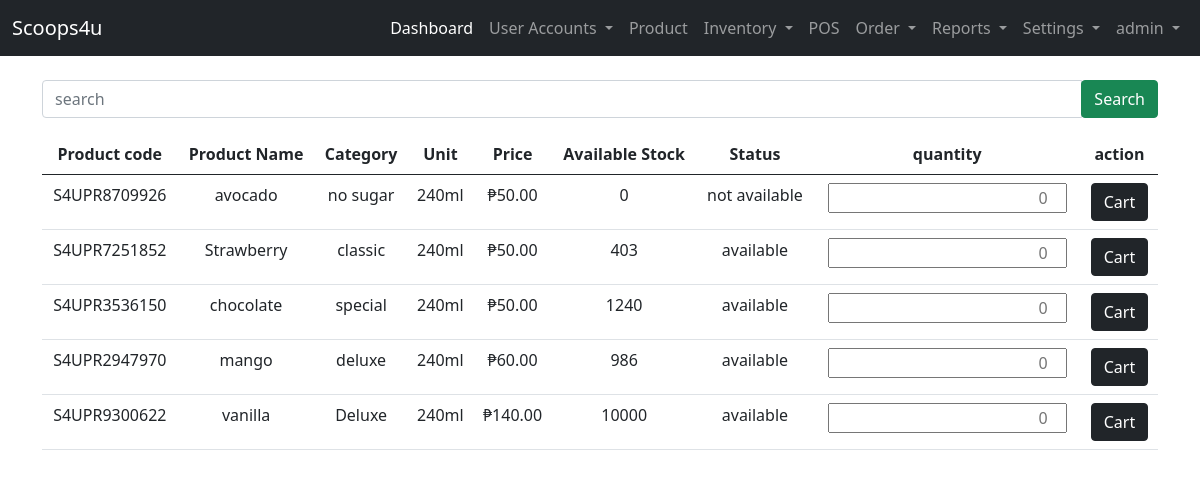
/user-site/pos/all-products/ (signed in), run on an earlier commit of the app's database.
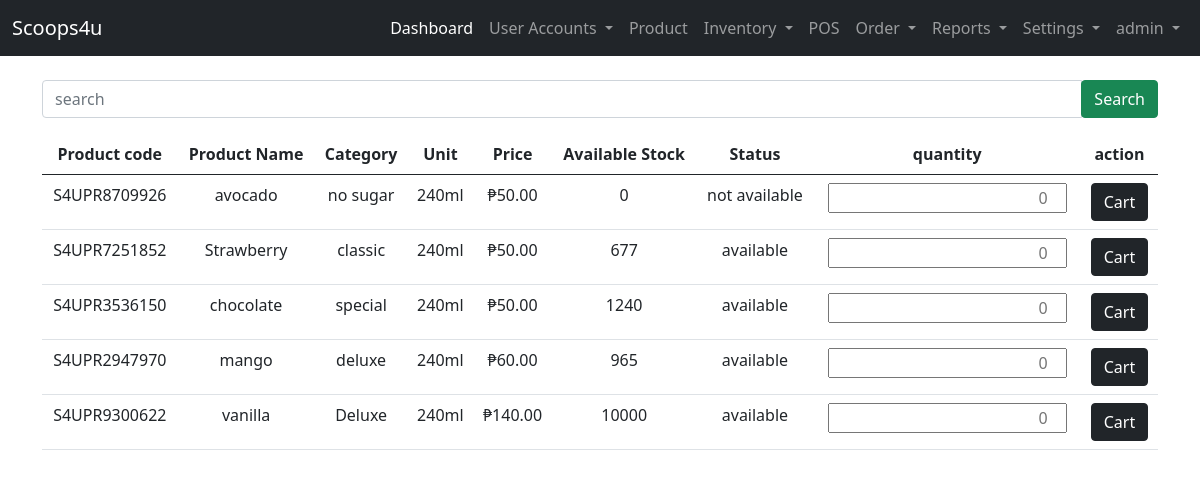
And on a later commit of the database.
### admin_site/models.py (models this page shows, shortened)
class Product(models.Model):
    STATUS = (("available","available"),("not available","not available"))
    product_code =  models.CharField(unique=True, max_length=200, verbose_name='Product Code')
    product_category =  models.CharField(max_length=200, verbose_name='Category')
    product_name=  models.CharField(max_length=200, verbose_name='Product Name')
    product_unit =  models.CharField(max_length=200, verbose_name='Unit')
    product_ResellerPrice =   models.BigIntegerField(null=True, verbose_name='Reseller Price')
    product_price =   models.BigIntegerField(null=True, verbose_name='Pos Price')
    product_stock =  models.BigIntegerField(null=True, verbose_name='Available Stock')
    product_status =  models.CharField(max_length=200, choices=STATUS, verbose_name='Status')

### admin_site/views.py (the view)
# urls.py: path('pos/all-products/', views.all_products ,name='all_products'),
@login_required(login_url='landing_page:login')
def all_products(request):
    list_products = Product.objects.all()
    context = {'list_products':list_products}
    return render(request, 'admin_site/pos/all-products.html', context)

### templates/admin_site/pos/all-products.html (shortened to what this page needs)
{% extends 'admin_site/base.html' %}
{% block content %}
<form action="{% url 'admin_site:search_product' %}" method="get" class="my-3 ">
    <div class="input-group">
        <input type="text" class="form-control" name="search" placeholder="search" required>
        <div class="input-group-append">
            <button class="btn btn-success">Search</button>
        </div>
    </div>
</form>
{% if list_products %}
<table class="table table-hover text-center">
    <thead>
        <tr>
            <th>Product code </th>
            <th>Product Name</th>
            <th>Category</th>
            <th>Unit</th>
            {% if user.role == "admin" %}
            <th>Price</th>
            {% elif user.role == "staff" %}
            <th>Price</th>
            {% endif %}
            <th>Available Stock</th>
            <th>Status</th>
            <th>quantity</th>
            <th>action</th>
        </tr>
    </thead>
    <tbody>
        {% for list in list_products %}
        <tr>
            <td>{{ list.product_code }}</td>
            <td>{{ list.product_name }}</td>
            <td>{{ list.product_category }}</td>
            <td>{{ list.product_unit }}</td>
            {% if user.role == "admin" %}
            <td>&#8369;{{ list.product_price|floatformat:2 }}</td>
            {% elif user.role == "staff" %}
            <td>&#8369;{{ list.product_price|floatformat:2 }}</td>
            {% endif %}
            <td>{{ list.product_stock }}</td>
            <td>{{ list.product_status }}</td>
        <form action="{% url 'admin_site:cart_products' list.id %}" method="POST">
        <td><input type="number" name="quantity" style="text-align:right;" placeholder="0" required></td>
        <td><button class="btn btn-dark" type="submit" name="cart">Cart</button></td>
        </form>
        </tr>
        {% endfor %}
    </tbody>
</table>
{% endif %}
{% endblock content %}

What changed in the data, as far as the page shows it:
changed Product "S4UPR7251852": product_stock "403" → "677"
changed Product "S4UPR2947970": product_stock "986" → "965"
